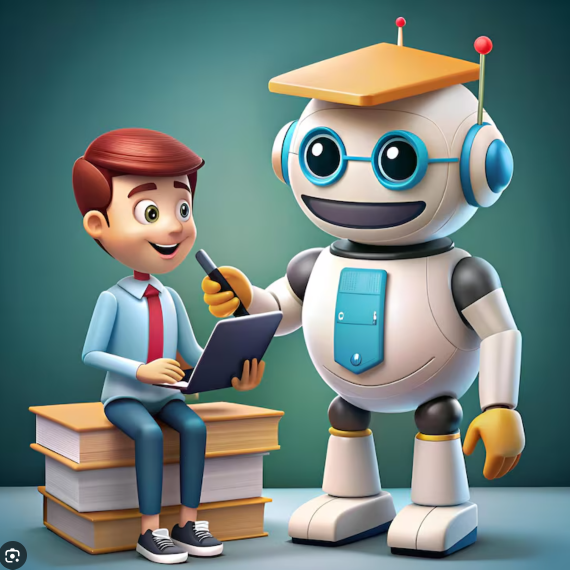
#> input picture docs/team_pic/interview.png, 1139 x 1139 px, found by its file name (shown at 1/2 size)
$ python make_interviewer_avatar.py
#> lines starting #> are read from the running program, lines starting #| are printed output that depends on the picture
"""Build the Interviewer avatar from the cartoon in docs/team_pic/interview.png.

Run:  python docs/make_interviewer_avatar.py
Out:  public/avatars/interviewer.png  (512x512)

Kept separate from make_avatars.py because this is an illustration, not a face:
no face-centre logic, and it needs the Google Images watermark trimmed off the
bottom-left corner before anything else.
"""

from PIL import Image
import os

SRC = 'docs/team_pic/interview.png'
DST = 'public/avatars/interviewer.png'
SIZE = 512
TRIM = 72          # px shaved off the left and bottom to remove the watermark

im = Image.open(SRC)
#> im is the input picture: PIL image 1139x1139 RGBA; mean R, G, B, A 108.7, 127, 123, 255
w, h = im.size
#> w = 1139; h = 1139

# 1. Drop the corner containing the Google Lens badge.
im = im.crop((TRIM, 0, w, h - TRIM))
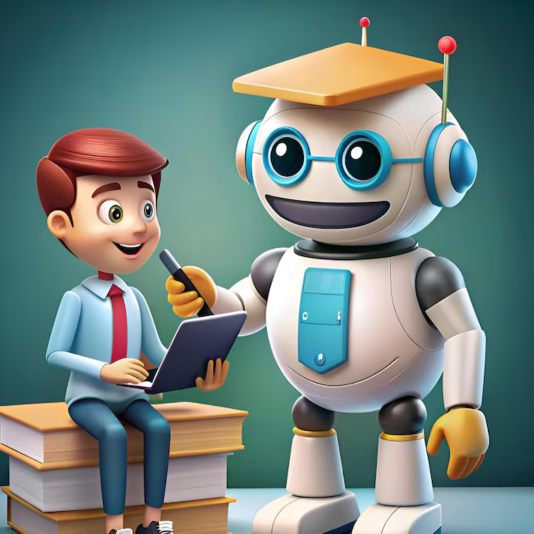
#> im: PIL image 1067x1067 RGBA (shown at 1/2 size); mean R, G, B, A 113.3, 130, 124.7, 255

# 2. Square it off from the RIGHT, so the robot (the subject) stays centred
#    rather than drifting out of frame.
w2, h2 = im.size
#> w2 = 1067; h2 = 1067
side = min(w2, h2)
#> side = 1067
im = im.crop((w2 - side, 0, w2, side))

# 3. Flatten onto white — the source is RGBA and PNG keeps alpha, but a stray
#    transparent edge would show as a hole inside a circular avatar mask.
if im.mode != 'RGB':
    im = im.convert('RGBA')
    flat = Image.new('RGB', im.size, (255, 255, 255))
#> flat: PIL image 1067x1067 RGB; every value is 255
    flat.paste(im, mask=im.split()[-1])
    im = flat

im = im.resize((SIZE, SIZE), Image.LANCZOS)
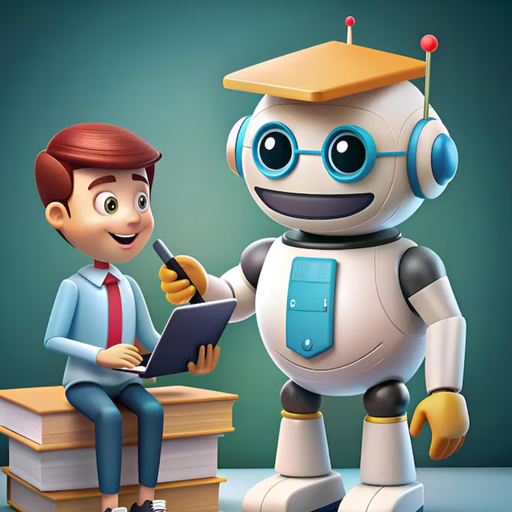
#> im: PIL image 512x512 RGB; mean R, G, B 113.3, 130, 124.7
os.makedirs(os.path.dirname(DST), exist_ok=True)
im.save(DST, 'PNG', optimize=True)
print('  %sx%s -> %s (%d KB)' % (w, h, DST, os.path.getsize(DST) // 1024))
#|   1139x1139 -> public/avatars/interviewer.png (277 KB)

$ run again, with docs/team_pic/joseph2.png copied over docs/team_pic/interview.png
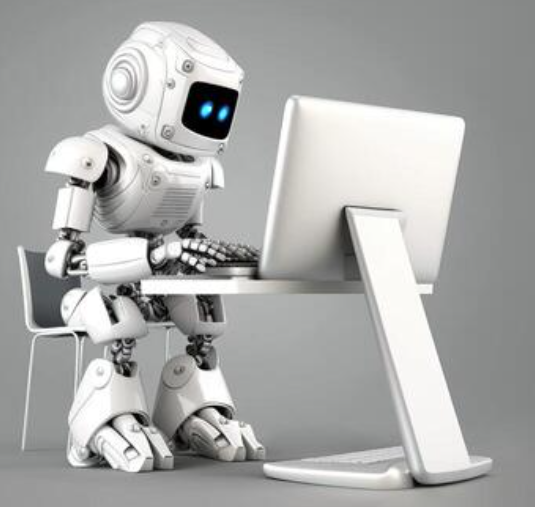
#> input picture docs/team_pic/joseph2.png, 535 x 507 px, found by its file name
#> im is the input picture: PIL image 535x507 RGBA; mean R, G, B, A 168.9, 169.7, 168.4, 255
#> `im = im.crop((TRIM, 0, w, h - TRIM))`:
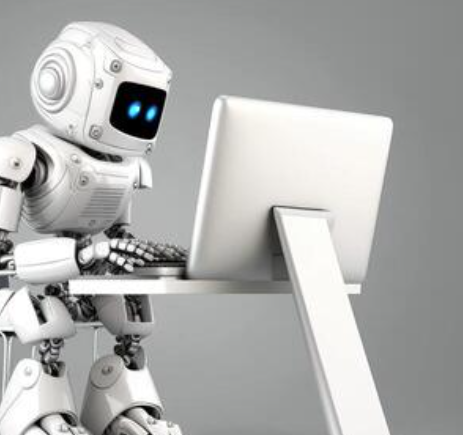
#> im: PIL image 463x435 RGBA; mean R, G, B, A 172.5, 173.2, 171.8, 255
#> `im = im.crop((w2 - side, 0, w2, side))`:
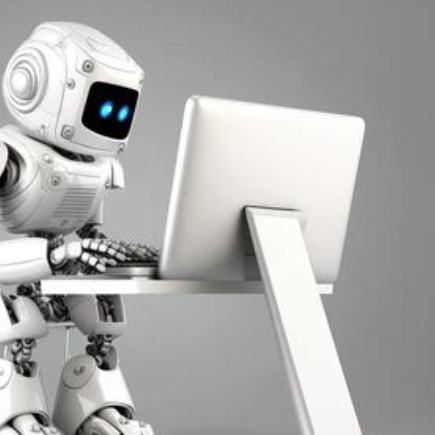
#> im: PIL image 435x435 RGBA; mean R, G, B, A 171.4, 172.1, 170.7, 255
#|   535x507 -> public/avatars/interviewer.png (165 KB)
